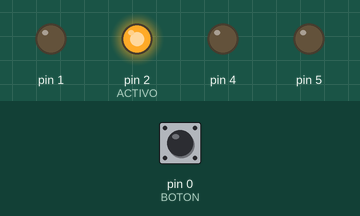
The sketch below on a simulated Arduino Uno, built with avr-gcc and run on an emulated ATmega328P. Parts: output pins drawn as LEDs (lit = HIGH). Dashed ring = blinking. The test bench sets the inputs (shaded band); at power-on: pin 0 (BOTON) HIGH.

Above: at 1.2 s.
1.3 s: pin 0 (BOTON) pulled LOW for 0.15 s
At 2.1 s:
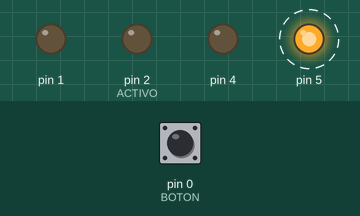
At 11.7 s:
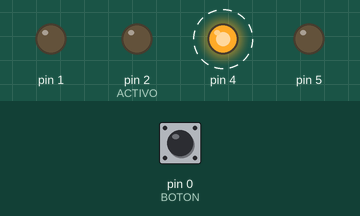
Timing chart, 0 to 13.8 s (numbered marks = the images above; inputs shaded):
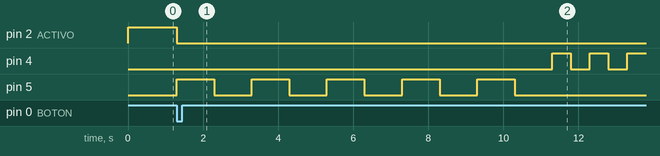

The sketch:

Blink_v-1-0-0.ino
```cpp
//Funciones con Estructuras

#define BOTON 0
#define ACTIVO 2

#include "blink_class.h"

blink_class blink1(1000, 1000, 5, 5);
blink_class blink2(500, 500, 10, 4);
blink_class blink3(1000, 500, 7, 1);

void setup()
{
    pinMode(BOTON, INPUT);
    pinMode(ACTIVO, OUTPUT);
    blink1.begin();
    blink2.begin();
    blink3.begin();
}

void loop()
{
    digitalWrite(ACTIVO, digitalRead(BOTON));
    if (digitalRead(BOTON) == 0)
    {
        digitalWrite(ACTIVO,digitalRead(BOTON));
        blink1.blinkear();
        blink2.blinkear();
        blink3.blinkear();
    }
}
```

blink_class.h
```cpp
class blink_class
{
//protected:
public:
    uint16_t tiempoON = 1000;  //ms
    uint16_t tiempoOFF = 1000; //ms
    uint8_t repeticiones = 5;  //veces
    uint8_t pin = 16;          //pin de salida
    uint16_t tiempo = 0;
    uint16_t contador = 0;

public:
    blink_class(uint16_t tON, uint16_t tOFF, uint8_t rep, uint8_t out);
    blink_class();
    void begin();
    void blinkear();
    bool blinkear_p();
    void reset();

};

blink_class::blink_class(uint16_t tON, uint16_t tOFF, uint8_t rep, uint8_t out)
{
    tiempoON = tON;     //ms
    tiempoOFF = tOFF;   //ms
    repeticiones = rep; //veces
    pin = out;          //pin de salida
}

blink_class::blink_class()
{
}

void blink_class::begin()
{
    tiempo = millis();
    pinMode(pin, OUTPUT);
}

void blink_class::blinkear()
{
    for (uint8_t i = 0; i < repeticiones; i++)
    {
        digitalWrite(pin, 1);
        delay(tiempoON);
        digitalWrite(pin, 0);
        delay(tiempoOFF);
    }
}

bool blink_class::blinkear_p()
{
    Serial.println(repeticiones);
    if (contador == repeticiones)
        return true; //Acabo el blink

    uint16_t dt = millis() - (tiempo);

    if (digitalRead(pin) == 1)
    {
        if (dt >= tiempoON)
        {
            tiempo = millis();
            digitalWrite(pin, 0);
            contador++;
        }
    }
    else
    {
        if (dt >= tiempoOFF)
        {
            tiempo = millis();
            digitalWrite(pin, 1);
        }
    }
    return false;
}

void blink_class::reset()
{
    contador = 0;
    tiempo = millis();
}
```

Measured:
- after the input at 1.3 s, pin 2 (ACTIVO): HIGH → LOW at once; pin 4: alternates HIGH for 0.50 s and LOW for 0.50 s, starting after 10.0 s; pin 5: alternates HIGH for 1.0 s and LOW for 1.0 s, 10 changes in all, then stays LOW, starting at once
